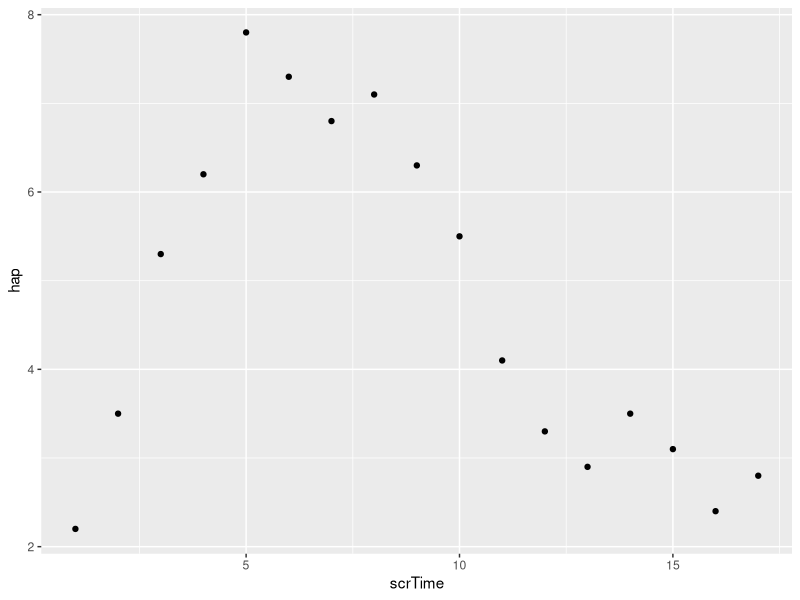
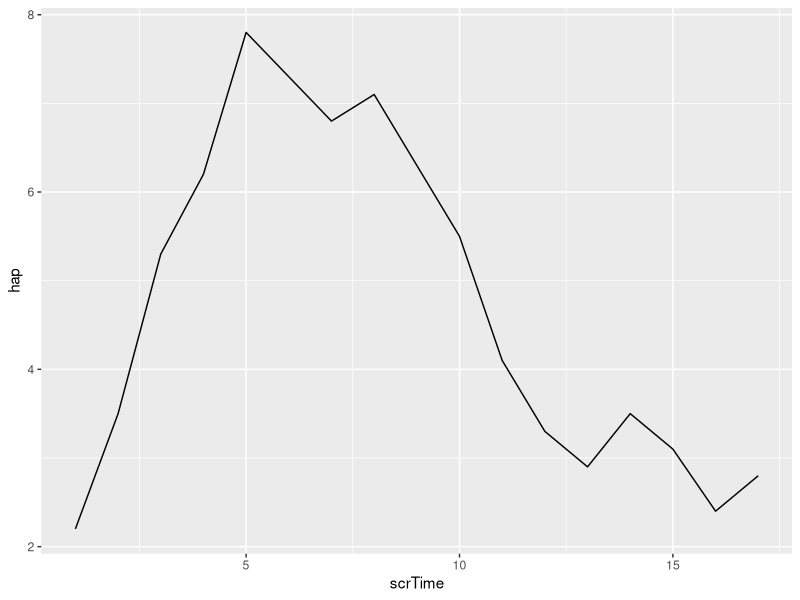
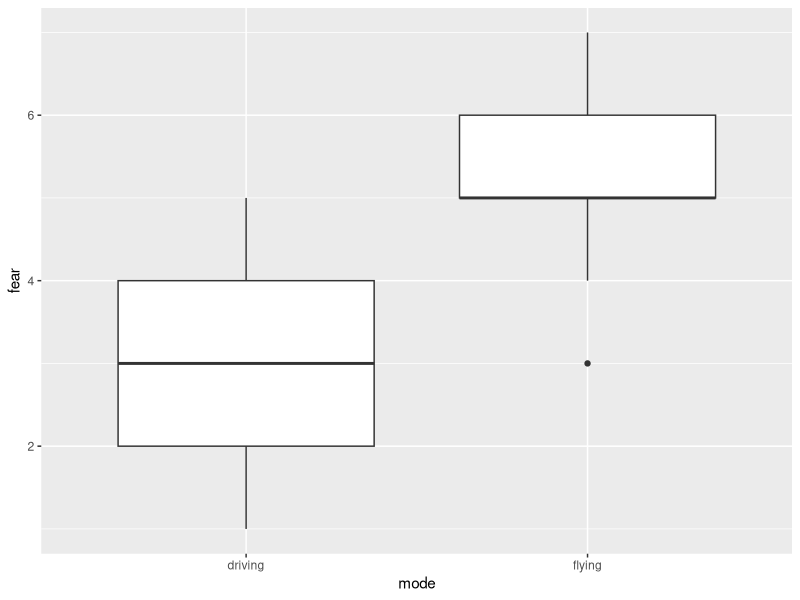
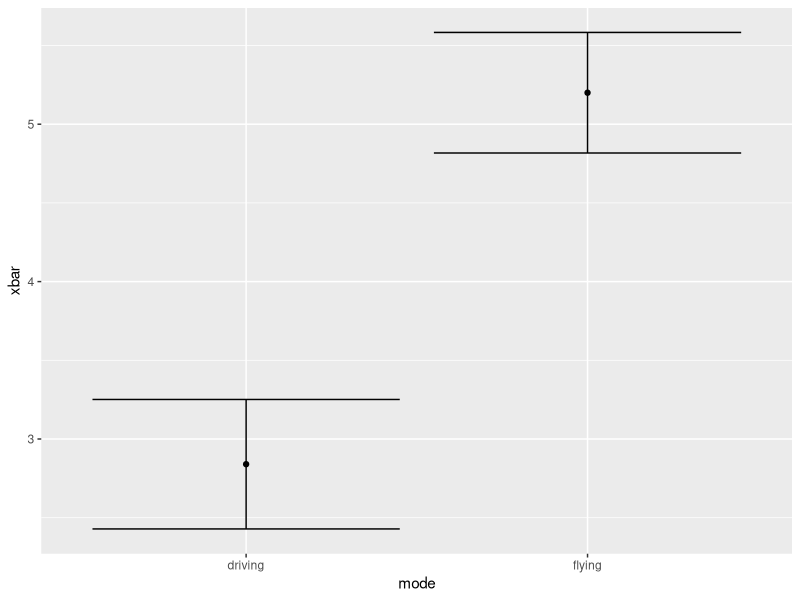
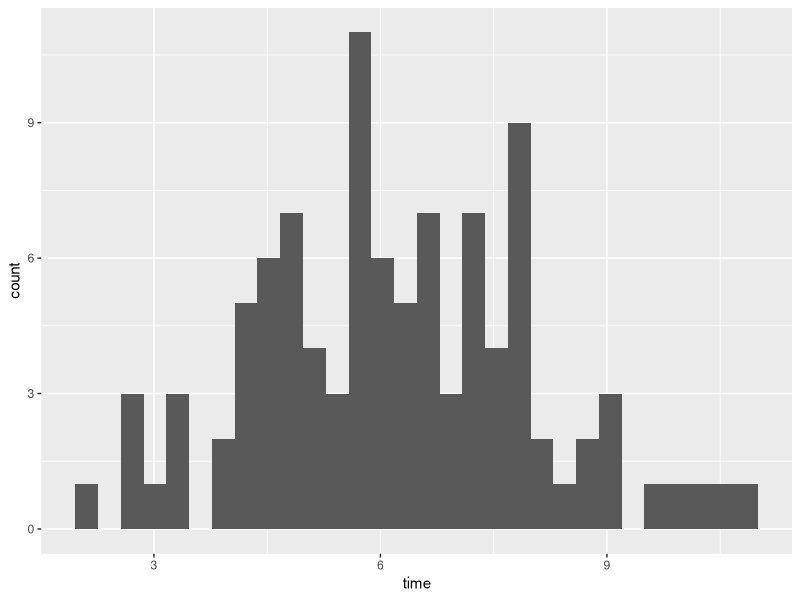
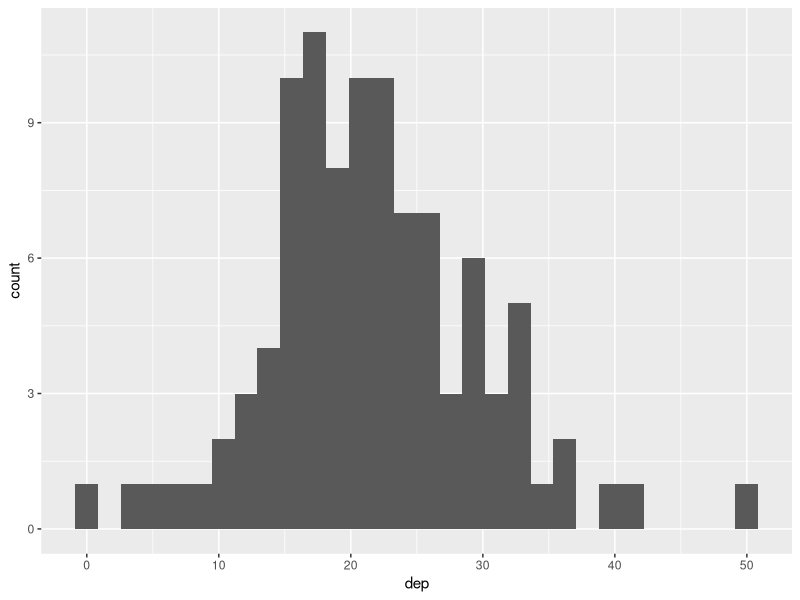
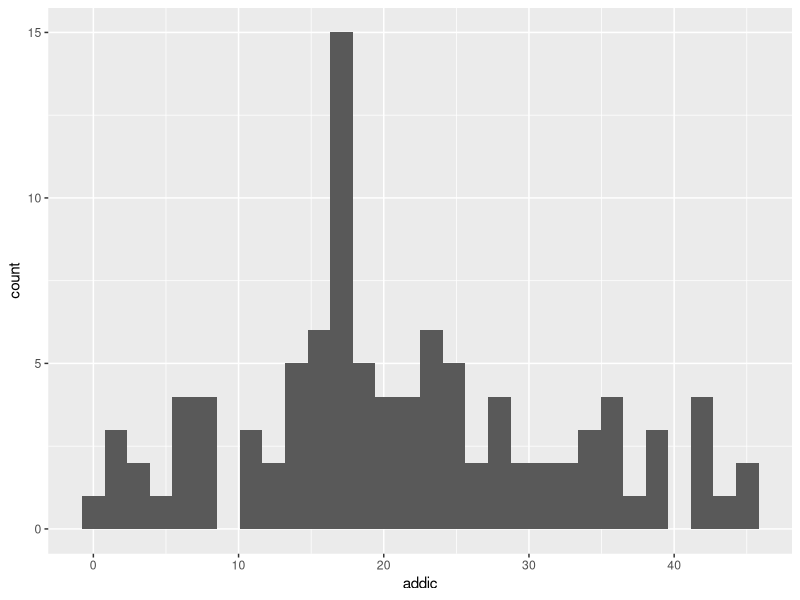
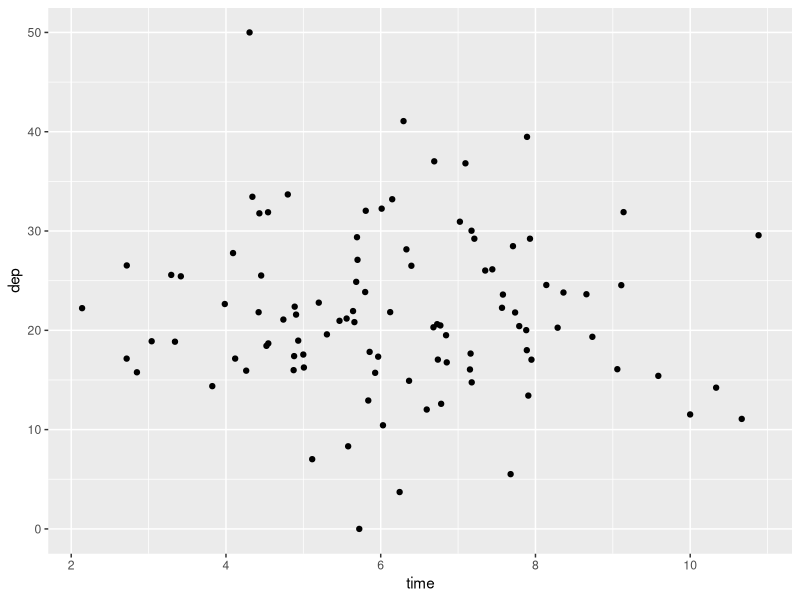

These figures' R source, in order:
## ---- chunk 1
knitr::opts_chunk$set(echo = TRUE)
library(tidyverse)

scr <- read_csv("data/ScrTimeAndHappiness.csv")
travel <- read_csv("data/FlyingVsDrivingFearData.csv")
socmed <- read_csv("data/SocMed.csv")
## ---- chunk 2
mean(scr$hap) 
#Note: when we use $hap, we are extracting that column from the data frame!
## ---- chunk 3
ggplot(scr, aes(x=scrTime,y=hap)) + geom_point()
## ---- chunk 4
ggplot(scr, aes(x=scrTime,y=hap)) + geom_line()
## ---- chunk 5
ggplot(travel, aes(x=mode,y=fear))+geom_boxplot() 
## ---- chunk 6
t.test(fear~mode, 
       data=travel, 
       var.equal=TRUE)
## ---- chunk 7
estimates <- travel %>% 
              group_by(mode) %>% 
              summarize(n = n(), 
                        xbar = mean(fear), 
                        se = sd(fear)/sqrt(n),
                        ci = 2*se)

print(estimates)
## ---- chunk 8
ggplot(estimates, aes(x=mode,y=xbar))+
  geom_point() + 
  geom_errorbar(aes(ymin= xbar - ci, ymax = xbar + ci))
## ---- chunk 9
ggplot(socmed, aes(x=time))+geom_histogram()

ggplot(socmed, aes(x=dep))+geom_histogram()

ggplot(socmed, aes(x=addic))+geom_histogram()


## ---- chunk 10
ggplot(socmed, aes(x = time, y = dep)) + geom_point()
## ---- chunk 11
model <- lm(dep ~ time, data = socmed)
summary(model)
## ---- chunk 12
ggplot(socmed, aes(x = time, y = dep)) + geom_point() + geom_smooth(method="lm")
